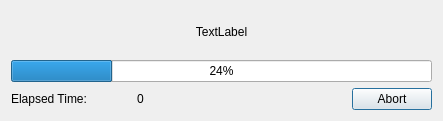
<?xml version="1.0" encoding="UTF-8"?>
<ui version="4.0">
 <class>CXDlgAttProgressBar</class>
 <widget class="QDialog" name="CXDlgAttProgressBar">
  <property name="geometry">
   <rect>
    <x>0</x>
    <y>0</y>
    <width>443</width>
    <height>121</height>
   </rect>
  </property>
  <property name="windowTitle">
   <string>Dialog</string>
  </property>
  <layout class="QGridLayout">
   <item row="0" column="0">
    <layout class="QVBoxLayout">
     <item>
      <layout class="QVBoxLayout">
       <item>
        <spacer>
         <property name="orientation">
          <enum>Qt::Vertical</enum>
         </property>
         <property name="sizeHint" stdset="0">
          <size>
           <width>20</width>
           <height>16</height>
          </size>
         </property>
        </spacer>
       </item>
       <item>
        <widget class="QLabel" name="m_pLabelName">
         <property name="sizePolicy">
          <sizepolicy hsizetype="Preferred" vsizetype="Fixed">
           <horstretch>0</horstretch>
           <verstretch>0</verstretch>
          </sizepolicy>
         </property>
         <property name="minimumSize">
          <size>
           <width>0</width>
           <height>0</height>
          </size>
         </property>
         <property name="font">
          <font>
           <pointsize>9</pointsize>
          </font>
         </property>
         <property name="text">
          <string>TextLabel</string>
         </property>
         <property name="alignment">
          <set>Qt::AlignCenter</set>
         </property>
        </widget>
       </item>
       <item>
        <spacer>
         <property name="orientation">
          <enum>Qt::Vertical</enum>
         </property>
         <property name="sizeHint" stdset="0">
          <size>
           <width>20</width>
           <height>16</height>
          </size>
         </property>
        </spacer>
       </item>
      </layout>
     </item>
     <item>
      <widget class="QProgressBar" name="m_pProgressBar">
       <property name="value">
        <number>24</number>
       </property>
       <property name="alignment">
        <set>Qt::AlignHCenter</set>
       </property>
       <property name="textVisible">
        <bool>true</bool>
       </property>
      </widget>
     </item>
     <item>
      <layout class="QHBoxLayout">
       <item>
        <widget class="QLabel" name="p_mLabelTime">
         <property name="minimumSize">
          <size>
           <width>120</width>
           <height>0</height>
          </size>
         </property>
         <property name="text">
          <string>Elapsed Time:</string>
         </property>
        </widget>
       </item>
       <item>
        <widget class="QLabel" name="m_pLabelElapsedTime">
         <property name="minimumSize">
          <size>
           <width>100</width>
           <height>0</height>
          </size>
         </property>
         <property name="text">
          <string>0</string>
         </property>
        </widget>
       </item>
       <item>
        <spacer>
         <property name="orientation">
          <enum>Qt::Horizontal</enum>
         </property>
         <property name="sizeHint" stdset="0">
          <size>
           <width>40</width>
           <height>20</height>
          </size>
         </property>
        </spacer>
       </item>
       <item>
        <widget class="QPushButton" name="m_pBtnCancel">
         <property name="text">
          <string>Abort</string>
         </property>
        </widget>
       </item>
      </layout>
     </item>
    </layout>
   </item>
  </layout>
 </widget>
 <resources/>
 <connections/>
</ui>
